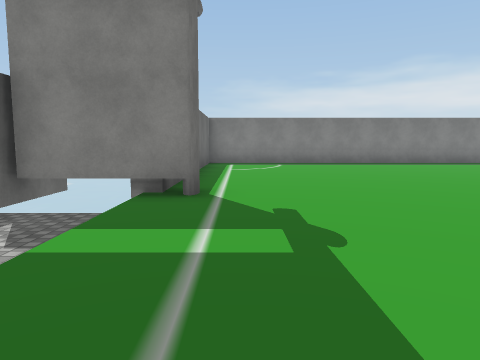
View 1 (above)

22 first-person views from a walk through a 3-D level made in the Unity game engine. The camera is 1.5 m above the floor, tilts 6° down and sees 70° across. The floor is counted in squares, 2 m on a side. Each view is taken from the middle of a square. On the plan, view 1 faces up. The plan holds only what a view shows up to about 11 squares ahead; the rest is blank. The place goes on beyond the plan. The player is left out. Some surface patterns are stand-ins.

View 2
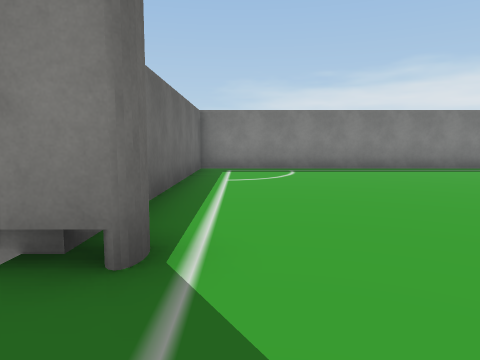

View 3
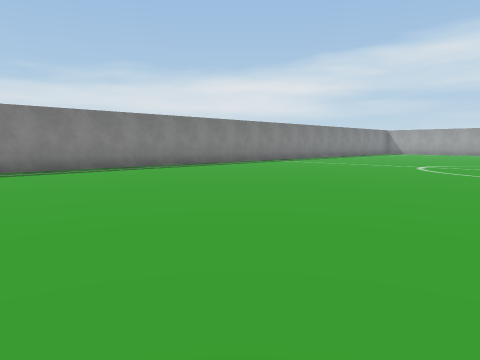

View 4
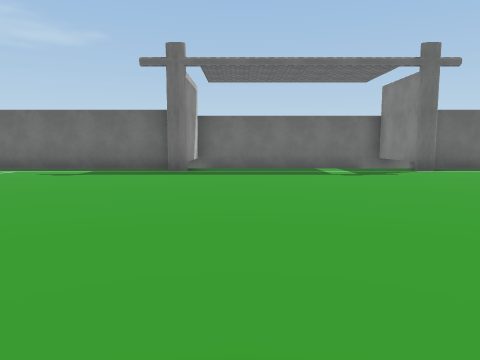

View 5
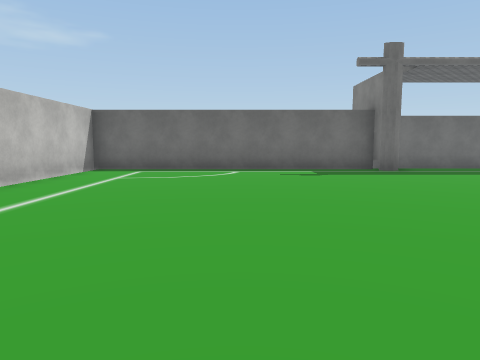

View 6
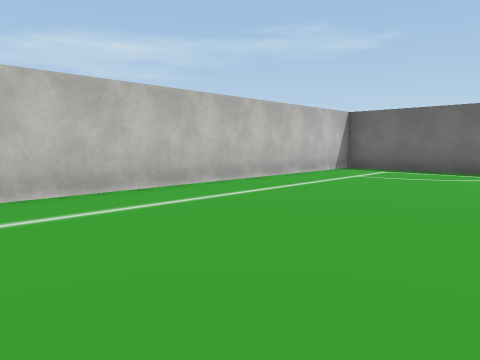

View 7
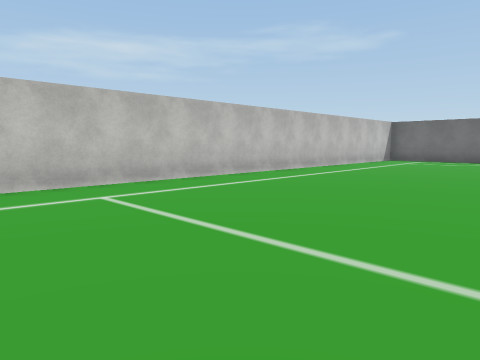

View 8
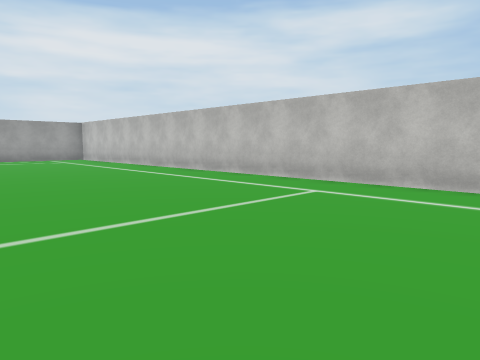

View 9
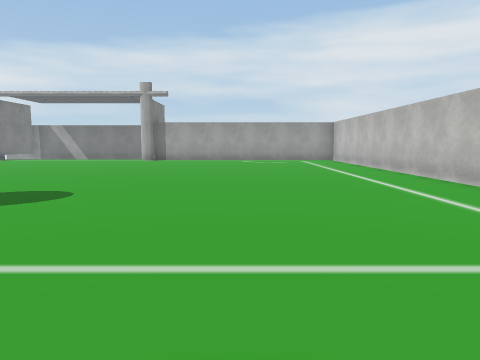

View 10
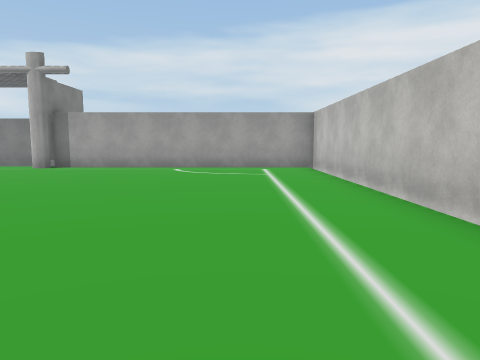

View 11
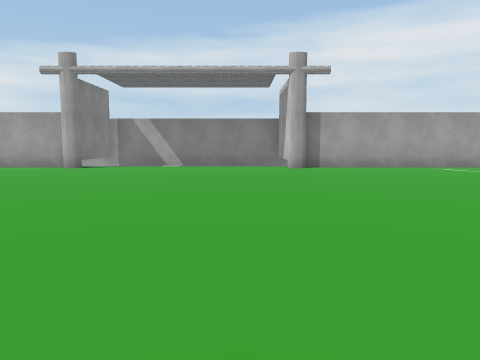

View 12
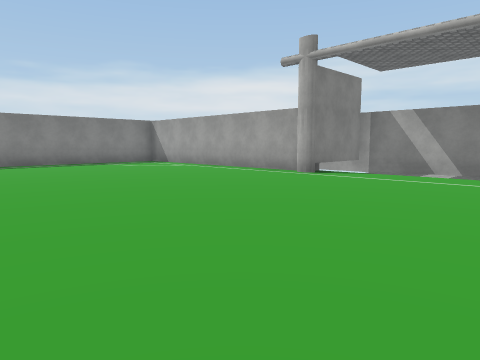

View 13
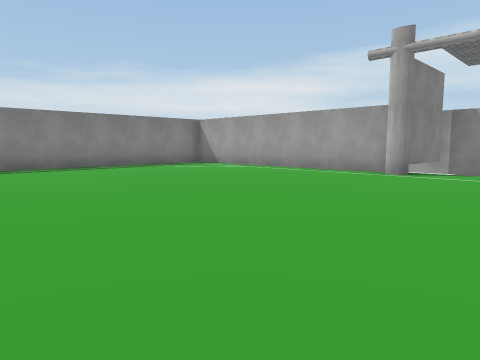

View 14
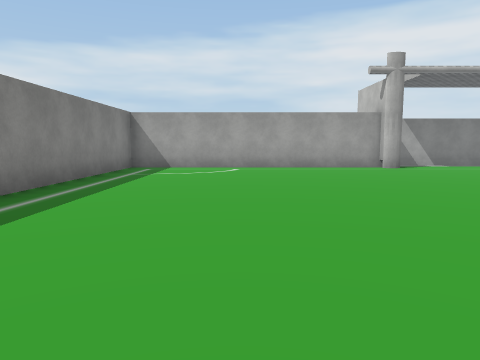

View 15
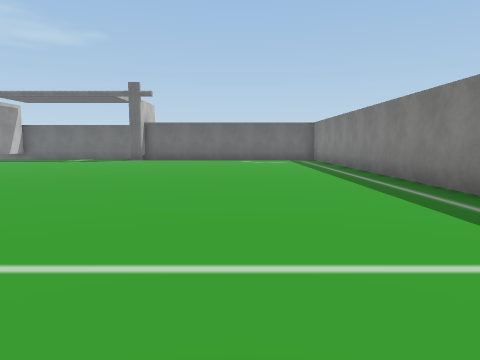

View 16
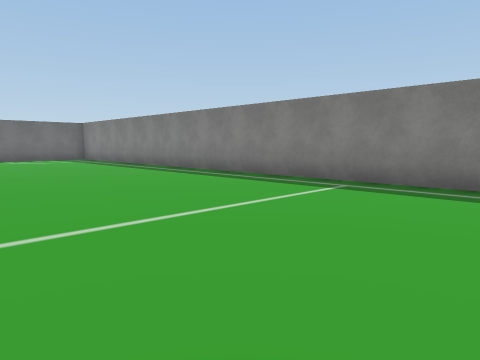

View 17
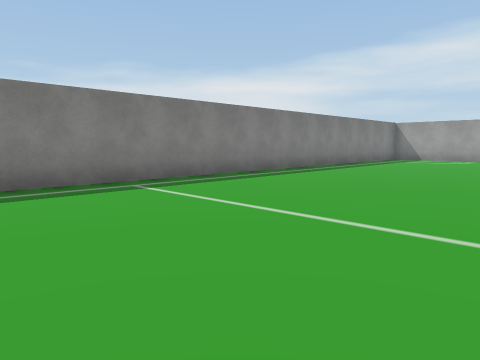

View 18
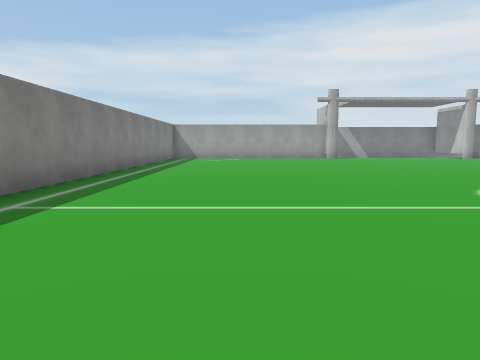

View 19
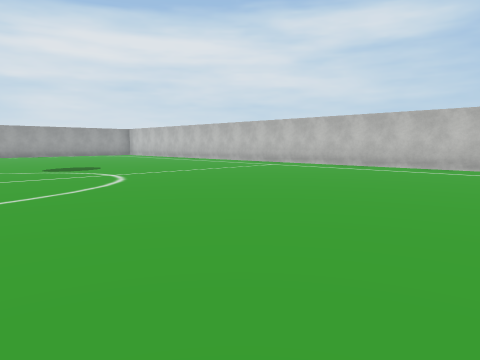

View 20
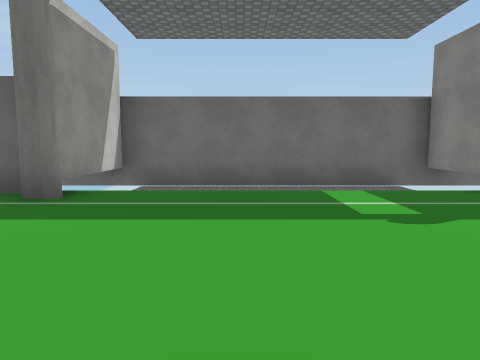

View 21
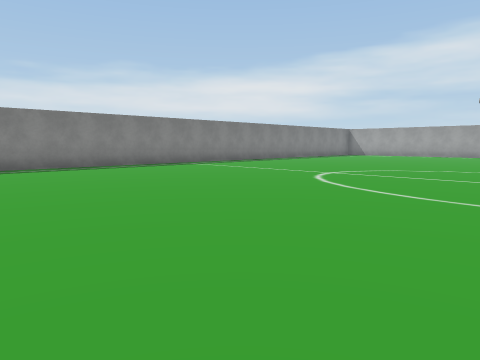

View 22
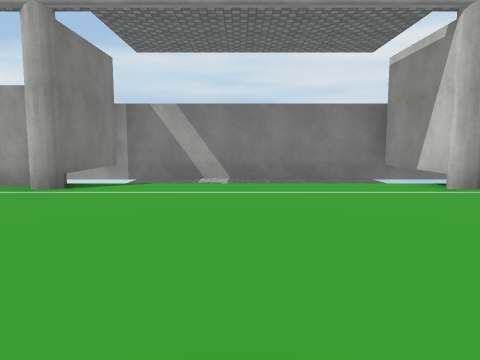

### Floor plan
Points are (right, up) in squares from view 1. A wall is a line through its corners. A room is listed if a view was taken in it or the views show most of it. See-through windows are left out.
Room 1 (views 1, 2, 3, 4, 5, 6, 7, 8, 9, 10, 11, 12, 13, 14, 15, 16, 17, 18, 19, 20, 21, 22)
walls: (-0.6, 5) (-3.2, 5); (26.8, -1.5) (29.2, -1.5); (-0.8, -2) (-1.2, -2) (-1.2, -10.3) (27, -10.3) (27, -2); (27, 5.4) (27, 13.5) (-1.2, 13.5) (-1.2, 5.3); (-3.2, -1.5) (-0.8, -1.5); (29.4, 5) (26.8, 5); (-3.4, 5.5) (-3.4, -2.5); (29.7, -3) (29.7, 6.2)
low walls: (-1.2, 5.3) (-1.8, 5.3)
ways out: gap at (29, -2); gap at (29, 5)

Where each view was taken, in squares from view 1:
view 1: 0 up, 0 right, facing up
view 2: 3 up, 0 right, facing up
view 3: 3 up, 1 right, facing up-right
view 4: 0 up, 9 right, facing left
view 5: 6 down, 9 right, facing left
view 6: 5 down, 9 right, facing down-left
view 7: 4 down, 15 right, facing down-left
view 8: 4 down, 10 right, facing down-right
view 9: 6 down, 11 right, facing right
view 10: 8 down, 16 right, facing right
view 11: 0 up, 16 right, facing right
view 12: 0 up, 19 right, facing up-right
view 13: 2 up, 18 right, facing up-right
view 14: 10 up, 16 right, facing right
view 15: 10 up, 15 right, facing left
view 16: 7 up, 16 right, facing up-left
view 17: 7 up, 10 right, facing up-right
view 18: 10 up, 9 right, facing right
view 19: 1 up, 5 right, facing down-right
view 20: 1 up, 4 right, facing left
view 21: 2 up, 5 right, facing up-right
view 22: 2 up, 21 right, facing right
